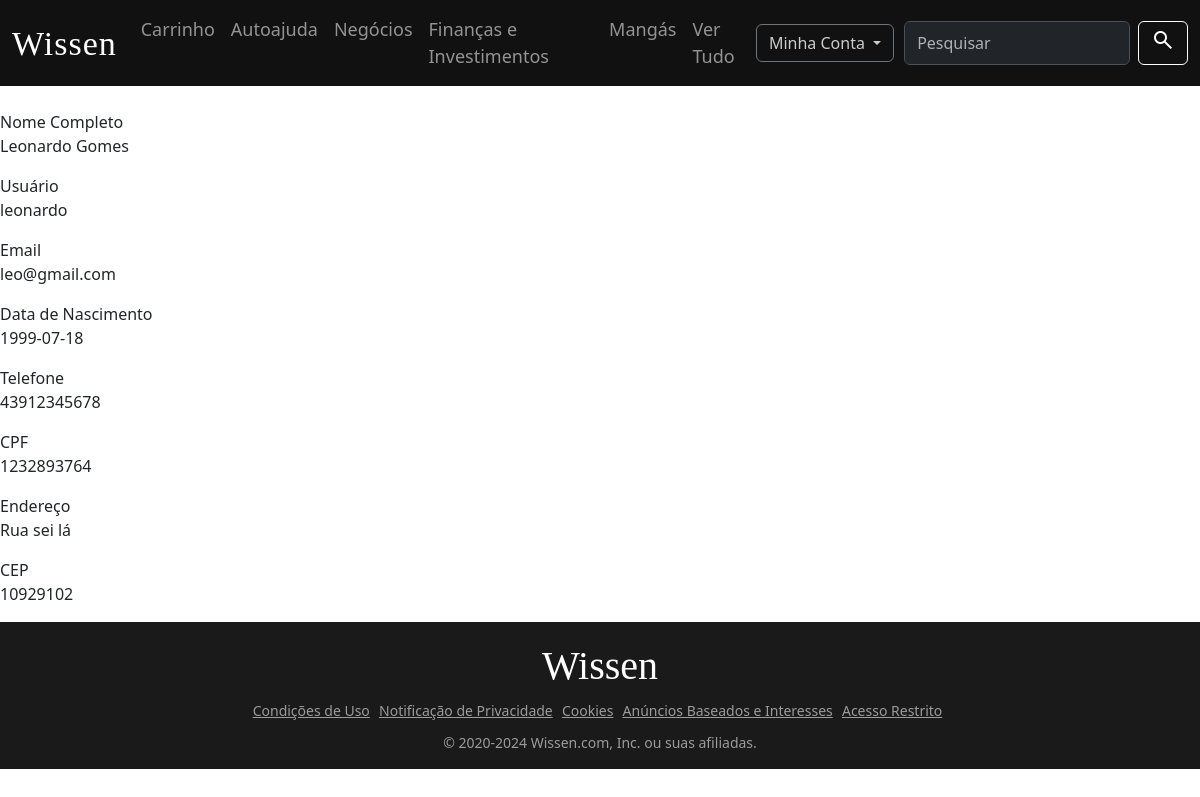
Screenshot of /meuperfil.php (signed in) with the database file from the repository.
### tables this page shows
CREATE TABLE `cadastro` (
  `id` int(11) NOT NULL,
  `nome` varchar(100) DEFAULT NULL,
  `email` varchar(255) DEFAULT NULL,
  `usuario` varchar(40) DEFAULT NULL,
  `cpf` bigint(11) DEFAULT NULL,
  `endereco` varchar(255) NOT NULL,
  `cep` int(8) NOT NULL,
  `dataNs` date DEFAULT NULL,
  `numeroTel` bigint(11) DEFAULT NULL,
  `senha` varchar(50) DEFAULT NULL
);

### meuperfil.php (the view, shortened to what this page needs)
<!DOCTYPE html>
<html lang="pt-BR">
<head>
  <link
    href="https://cdn.jsdelivr.net/npm/bootstrap@5.3.3/dist/css/bootstrap.min.css"
    rel="stylesheet"
 />
  <link rel="stylesheet" href="styles.css">
  <link rel="stylesheet" href="style.css" />
</head>
<body>
  <nav class="navbar navbar-expand-lg bg-body-tertiary" data-bs-theme="dark">
    <div class="container-fluid">
      <a class="navbar-brand" href="index.php">Wissen</a>
      <div class="collapse navbar-collapse" id="navbarTogglerDemo02">
        <ul class="navbar-nav me-auto mb-2 mb-lg-0">
          <li class="nav-item">
            <a class="nav-link" href="carrinho.php">Carrinho</a>
          </li>
          <li class="nav-item">
            <a class="nav-link" href="autoajuda.php">Autoajuda</a>
          </li>
          <li class="nav-item">
            <a class="nav-link" href="negocios.php">Negócios</a>
          </li>
          <li class="nav-item nav-item-financa">
            <a class="nav-link" href="investimento.php">Finanças e Investimentos</a>
          </li>
          <li class="nav-item">
            <a class="nav-link" href="mangas.php">Mangás</a>
          </li>
          <li class="nav-item">
            <a class="nav-link" href="tudo.php">Ver Tudo</a>
          </li>
        </ul>
        <div class="dropdown">
          <button class="btn btn-secondary dropdown-toggle" type="button" data-bs-toggle="dropdown" aria-expanded="false">
            Minha Conta
          </button>
        </div>
        <form class="d-flex" role="search">
          <input
            class="form-control me-2"
            type="search"
            placeholder="Pesquisar"
            aria-label="Search" />
          <button class="btn btn-outline-success" type="submit">
            <span class="material-symbols-outlined">search</span>
          </button>
        </form>
      </div>
    </div>
  </nav>
  <section class="principal">
    <?php
      include('conexao.php');
      $conn = new mysqli($host, $username, $senha, $dbname);
      $sql = "SELECT nome, usuario, email, dataNs, numeroTel, cpf, endereco, cep FROM cadastro WHERE id = ?";
      $stmt = $conn->prepare($sql);
      $id_usuario = $_SESSION['id'];
      $stmt->bind_param("i", $id_usuario);
      $stmt->execute();
      $resultado = $stmt->get_result();
      $usuario = $resultado->fetch_assoc();
    ?>
    <div>
      <div>
        <div>
        </div>
        <label for="nome">Nome Completo</label>
        <p id="nome"><?php echo $usuario['nome']; ?></p>
        <label for="usuario">Usuário</label>
        <p id="usuario"><?php echo $usuario['usuario']; ?></p>
        <label for="email">Email</label>
        <p id="email"><?php echo $usuario['email']; ?></p>
        <label for="dataNs">Data de Nascimento</label>
        <p id="dataNs"><?php echo $usuario['dataNs']; ?></p>
        <label for="numeroTel">Telefone</label>
        <p id="numeroTel"><?php echo $usuario['numeroTel']; ?></p>
        <label for="cpf">CPF</label>
        <p id="cpf"><?php echo $usuario['cpf']; ?></p>
        <label for="endereco">Endereço</label>
        <p id="endereco"><?php echo $usuario['endereco']; ?></p>
        <label for="cep">CEP</label>
        <p id="cep"><?php echo $usuario['cep']; ?></p>
      </div>
    </div>
  </section>
  <footer>
    <h1 class="footer-titulo">Wissen</h1>
    <div class="footer-links">
      <a href="#" class="footer-item">Condições de Uso</a>
      <a href="#" class="footer-item">Notificação de Privacidade</a>
      <a href="#" class="footer-item">Cookies</a>
      <a href="#" class="footer-item">Anúncios Baseados e Interesses</a>
      <a href="acessorestrito.php" class="footer-item">Acesso Restrito</a>
    </div>
    <div class="footer-p">
      <p>© 2020-2024 Wissen.com, Inc. ou suas afiliadas.</p>
    </div>
  </footer>
</body>
</html>

### style.css (style rules this page uses)
html, body { height: 100%; margin: 0; }
body { display: flex; flex-direction: column; }
.navbar { background-color: rgb(17, 17, 17) !important; }
.navbar-brand { font-family: Tan-Pearl; letter-spacing: 1px; }
.btn-outline-success { color: white; border-color: white; --bs-btn-active-bg: white; --bs-btn-color: white; --bs-btn-border-color: black; --bs-btn-hover-bg: white; --bs-btn-hover-border-color: black; --bs-btn-active-border-color: black; --bs-btn-active-color: black; }
a { text-decoration: none; }
.dropdown { margin-right: 10px; }
.dropdown button { background-color: rgb(17, 17, 17); color: #cccccc ; }
.btn-secondary, .dropdown-menu { background-color: rgb(17, 17, 17) !important; }

### nav.css (style rules this page uses)
@media only screen and (min-width: 1200px) { .navbar-nav { font-size: 18px; } }
@media only screen and (min-width: 1200px) { .navbar-brand { font-size: 34px; } }
.dropdown { margin-right: 10px; }
.dropdown button { background-color: rgb(17, 17, 17); color: #cccccc ; }
.btn-secondary, .dropdown-menu { background-color: rgb(17, 17, 17) !important; }

### footer.css (style rules this page uses)
@media only screen and (min-width: 1200px) { footer { display: flex; flex-direction: column; text-align: center; background-color: #1A1A1A; } }
@media only screen and (min-width: 1200px) { .footer-titulo { font-family: Tan-Pearl; color: white; margin-top: 20px; } }
@media only screen and (min-width: 1200px) { .footer-item { color: #9B9B9B; text-decoration: underline; font-size: 14px; margin-right: 5px; } }
@media only screen and (min-width: 1200px) { .footer-p { color: #9B9B9B; font-size: 14px; margin-top: 10px; } }

### rows the page displays
cadastro: nome "Leonardo Gomes", usuario "leonardo", email "leo@gmail.com", dataNs "1999-07-18", numeroTel "43912345678", cpf "1232893764", endereco "Rua sei lá", cep "10929102"
